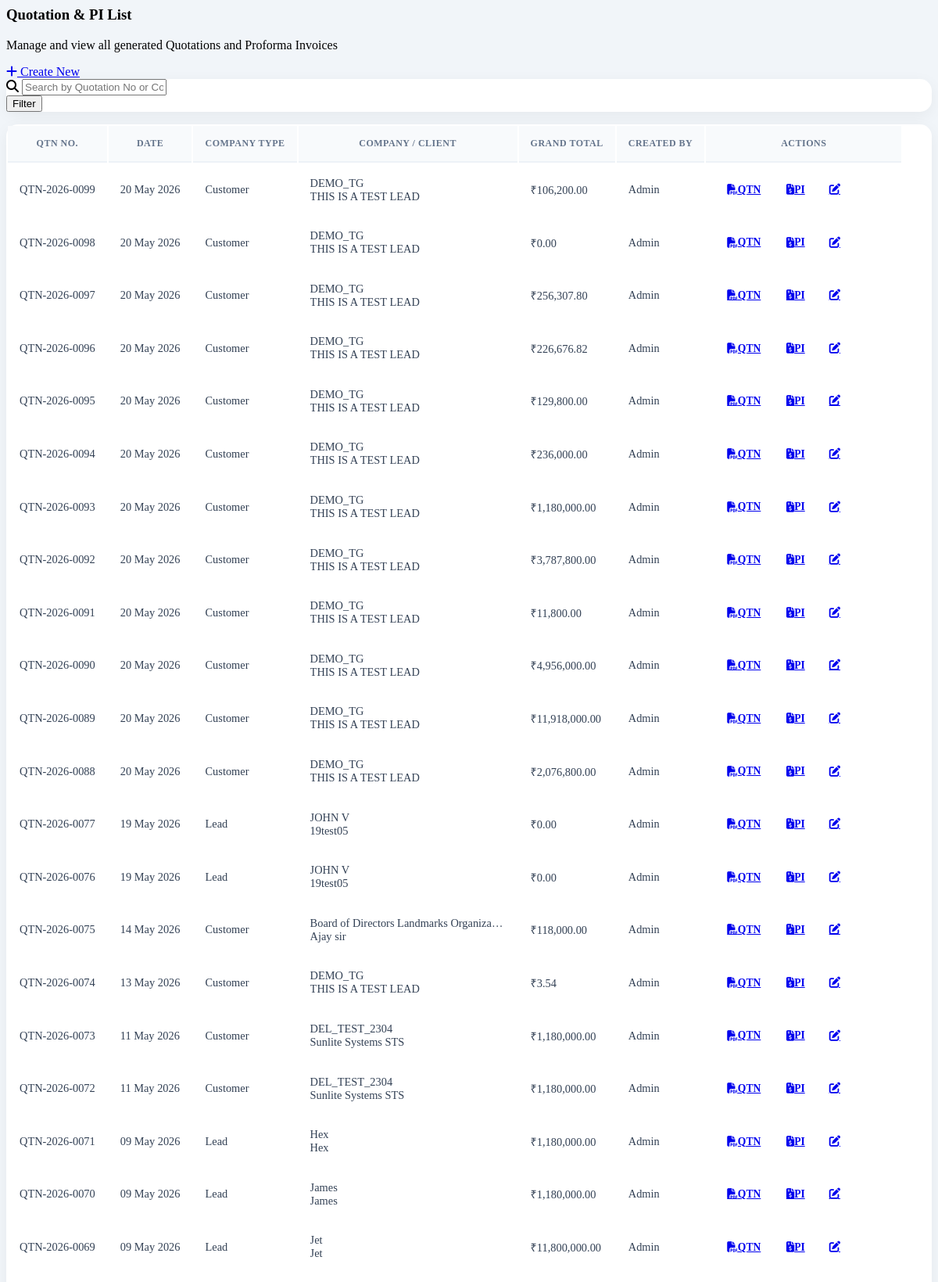
The app's page /view_quotations.php (upper part) with its own data.
### tables this page shows
CREATE TABLE `quotations` (
  `id` int(11) NOT NULL,
  `quotation_no` varchar(50) NOT NULL,
  `issuer_id` int(11) NOT NULL,
  `company_type` varchar(50) NOT NULL,
  `company_id` int(11) NOT NULL,
  `quotation_date` date NOT NULL,
  `sub_total` decimal(10,2) NOT NULL,
  `total_tax` decimal(10,2) NOT NULL,
  `discount` decimal(10,2) NOT NULL DEFAULT 0.00,
  `grand_total` decimal(10,2) NOT NULL,
  `notes` text DEFAULT NULL,
  `terms` text DEFAULT NULL,
  `gov_subject` varchar(255) DEFAULT NULL,
  `gov_intro` text DEFAULT NULL,
  `use_default_template` tinyint(1) DEFAULT 0,
  `pdf_path` varchar(255) DEFAULT NULL,
  `created_by` varchar(100) DEFAULT NULL,
  `created_at` timestamp NOT NULL DEFAULT current_timestamp()
);

### view_quotations.php (the view, shortened to what this page needs)
<?php
$search = "";
$query = "SELECT q.*,
                 COALESCE(c.company_name, l.company_name) AS company_name,
                 COALESCE(c.customer_name, l.contact_person) AS person_name
          FROM quotations q
          LEFT JOIN customers c ON q.company_type = 'Customer' AND q.company_id = c.id
          LEFT JOIN leads l ON q.company_type = 'Lead' AND q.company_id = l.id";
$query .= " ORDER BY q.id DESC";
$result = mysqli_query($conn, $query);
?>
<link rel="stylesheet" href="https://cdnjs.cloudflare.com/ajax/libs/font-awesome/6.4.2/css/all.min.css">
<div class="container-fluid mt-4 mb-5">
    <div class="d-flex justify-content-between align-items-center mb-4 px-2">
        <div>
            <h3 class="fw-bold text-dark mb-1">Quotation & PI List</h3>
            <p class="text-muted small">Manage and view all generated Quotations and Proforma Invoices</p>
        </div>
        <div>
            <a href="create_quotation.php" class="btn btn-primary rounded-pill px-4 fw-semibold shadow-sm">
                <i class="fas fa-plus me-2"></i> Create New
            </a>
        </div>
    </div>
    <div class="card list-card mb-4">
        <div class="card-body">
            <form method="GET" action="">
                <div class="row g-3">
                    <div class="col-md-10">
                        <div class="input-group">
                            <span class="input-group-text bg-transparent border-end-0 text-muted"><i class="fas fa-search"></i></span>
                            <input type="text" name="search" class="form-control border-start-0 shadow-none" placeholder="Search by Quotation No or Company Name..." value="<?= htmlspecialchars($search) ?>">
                        </div>
                    </div>
                    <div class="col-md-2">
                        <button type="submit" class="btn btn-dark w-100 fw-semibold">Filter</button>
                    </div>
                </div>
            </form>
        </div>
    </div>
    <div class="card list-card">
        <div class="card-body p-0">
            <div class="table-responsive">
                <table class="table table-hover mb-0 align-middle">
                    <thead>
                        <tr>
                            <th>QTN No.</th>
                            <th>Date</th>
                            <th>Company Type</th>
                            <th>Company / Client</th>
                            <th>Grand Total</th>
                            <th>Created By</th>
                            <th class="text-center" style="min-width: 220px;">Actions</th>
                        </tr>
                    </thead>
                    <tbody>
                        <?php if($result && mysqli_num_rows($result) > 0): ?>
                            <?php while($row = mysqli_fetch_assoc($result)):
                                $compName = htmlspecialchars($row['company_name'] ?? 'Unknown Company');
                                $persName = htmlspecialchars($row['person_name'] ?? 'N/A');
                            ?>
                            <tr>
                                <td class="fw-bold text-primary"><?= htmlspecialchars($row['quotation_no']) ?></td>
                                <td><?= date('d M Y', strtotime($row['quotation_date'])) ?></td>
                                <td>
                                    <?php if($row['company_type'] == 'Lead'): ?>
                                        <span class="badge bg-warning text-dark border">Lead</span>
                                    <?php else: ?>
                                        <span class="badge bg-success border">Customer</span>
                                    <?php endif; ?>
                                </td>
                                <td style="max-width: 250px;">
                                    <div class="fw-bold text-dark truncate-text" title="<?= $compName ?>">
                                        <?= $compName ?>
                                    </div>
                                    <div class="text-muted small truncate-text" title="<?= $persName ?>">
                                        <?= $persName ?>
                                    </div>
                                </td>
                                <td class="fw-bold text-success">₹<?= number_format($row['grand_total'], 2) ?></td>
                                <td><span class="badge bg-light text-dark border shadow-sm"><?= htmlspecialchars($row['created_by']) ?></span></td>
                                <td class="text-center text-nowrap">
                                    <a href="print_quotation.php?id=<?= $row['id'] ?>" target="_blank" class="btn-text-action btn btn-outline-info" title="View Quotation (PDF)">
                                        <i class="fas fa-file-pdf me-2"></i> QTN
                                    </a>
                                    <a href="print_quotation.php?id=<?= $row['id'] ?>&type=pi" target="_blank" class="btn-text-action btn btn-outline-success" title="Generate PI (PDF)">
                                        <i class="fas fa-file-invoice-dollar me-2"></i> PI
                                    </a>
                                    <a href="edit_quotation.php?id=<?= $row['id'] ?>" class="btn-action btn btn-outline-primary" title="Edit Data">
                                        <i class="fas fa-edit"></i>
                                    </a>
                                </td>
                            </tr>
                            <?php endwhile; ?>
                        <?php endif; ?>
                    </tbody>
                </table>
            </div>
        </div>
    </div>
</div>

### view_quotations.php (style rules this page uses)
.list-card { border-radius: 15px; border: none; box-shadow: 0 5px 20px rgba(0,0,0,0.05); background: #fff; }
.table thead th { background-color: #f8fafc; text-transform: uppercase; font-size: 0.75rem; letter-spacing: 0.5px; color: #64748b; border-bottom: 2px solid #edf2f7; padding: 15px; }
.table tbody td { padding: 15px; vertical-align: middle; font-size: 0.9rem; color: #334155; }
.btn-action { width: 35px; height: 35px; display: inline-flex; align-items: center; justify-content: center; border-radius: 8px; transition: 0.3s; margin-right: 5px; }
.btn-text-action { height: 35px; display: inline-flex; align-items: center; justify-content: center; border-radius: 8px; transition: 0.3s; margin-right: 5px; font-size: 0.85rem; padding: 0 12px; font-weight: 600; }
.truncate-text { max-width: 250px; white-space: nowrap; overflow: hidden; text-overflow: ellipsis; display: block; }

### records on screen
quotations: quotation_no "QTN-2026-0099", quotation_date "20 May 2026", company_type "Customer", compName "DEMO_TG", persName "THIS IS A TEST LEAD", grand_total "106,200.00", created_by "Admin"
quotations: quotation_no "QTN-2026-0098", quotation_date "20 May 2026", company_type "Customer", compName "DEMO_TG", persName "THIS IS A TEST LEAD", grand_total "0.00", created_by "Admin"
quotations: quotation_no "QTN-2026-0097", quotation_date "20 May 2026", company_type "Customer", compName "DEMO_TG", persName "THIS IS A TEST LEAD", grand_total "256,307.80", created_by "Admin"
quotations: quotation_no "QTN-2026-0096", quotation_date "20 May 2026", company_type "Customer", compName "DEMO_TG", persName "THIS IS A TEST LEAD", grand_total "226,676.82", created_by "Admin"
quotations: quotation_no "QTN-2026-0095", quotation_date "20 May 2026", company_type "Customer", compName "DEMO_TG", persName "THIS IS A TEST LEAD", grand_total "129,800.00", created_by "Admin"
quotations: quotation_no "QTN-2026-0094", quotation_date "20 May 2026", company_type "Customer", compName "DEMO_TG", persName "THIS IS A TEST LEAD", grand_total "236,000.00", created_by "Admin"
quotations: quotation_no "QTN-2026-0093", quotation_date "20 May 2026", company_type "Customer", compName "DEMO_TG", persName "THIS IS A TEST LEAD", grand_total "1,180,000.00", created_by "Admin"
quotations: quotation_no "QTN-2026-0092", quotation_date "20 May 2026", company_type "Customer", compName "DEMO_TG", persName "THIS IS A TEST LEAD", grand_total "3,787,800.00", created_by "Admin"
quotations: quotation_no "QTN-2026-0091", quotation_date "20 May 2026", company_type "Customer", compName "DEMO_TG", persName "THIS IS A TEST LEAD", grand_total "11,800.00", created_by "Admin"
quotations: quotation_no "QTN-2026-0090", quotation_date "20 May 2026", company_type "Customer", compName "DEMO_TG", persName "THIS IS A TEST LEAD", grand_total "4,956,000.00", created_by "Admin"
quotations: quotation_no "QTN-2026-0089", quotation_date "20 May 2026", company_type "Customer", compName "DEMO_TG", persName "THIS IS A TEST LEAD", grand_total "11,918,000.00", created_by "Admin"
quotations: quotation_no "QTN-2026-0088", quotation_date "20 May 2026", company_type "Customer", compName "DEMO_TG", persName "THIS IS A TEST LEAD", grand_total "2,076,800.00", created_by "Admin"
quotations: quotation_no "QTN-2026-0077", quotation_date "19 May 2026", company_type "Lead", compName "JOHN V", persName "19test05", grand_total "0.00", created_by "Admin"
quotations: quotation_no "QTN-2026-0076", quotation_date "19 May 2026", company_type "Lead", compName "JOHN V", persName "19test05", grand_total "0.00", created_by "Admin"
quotations: quotation_no "QTN-2026-0075", quotation_date "14 May 2026", company_type "Customer", compName "Board of Directors Landmarks Organiza…", persName "Ajay sir", grand_total "118,000.00", created_by "Admin"
quotations: quotation_no "QTN-2026-0074", quotation_date "13 May 2026", company_type "Customer", compName "DEMO_TG", persName "THIS IS A TEST LEAD", grand_total "3.54", created_by "Admin"
quotations: quotation_no "QTN-2026-0073", quotation_date "11 May 2026", company_type "Customer", compName "DEL_TEST_2304", persName "Sunlite Systems STS", grand_total "1,180,000.00", created_by "Admin"
quotations: quotation_no "QTN-2026-0072", quotation_date "11 May 2026", company_type "Customer", compName "DEL_TEST_2304", persName "Sunlite Systems STS", grand_total "1,180,000.00", created_by "Admin"
quotations: quotation_no "QTN-2026-0071", quotation_date "09 May 2026", company_type "Lead", compName "Hex", persName "Hex", grand_total "1,180,000.00", created_by "Admin"
quotations: quotation_no "QTN-2026-0070", quotation_date "09 May 2026", company_type "Lead", compName "James", persName "James", grand_total "1,180,000.00", created_by "Admin"
quotations: quotation_no "QTN-2026-0069", quotation_date "09 May 2026", company_type "Lead", compName "Jet", persName "Jet", grand_total "11,800,000.00", created_by "Admin"
